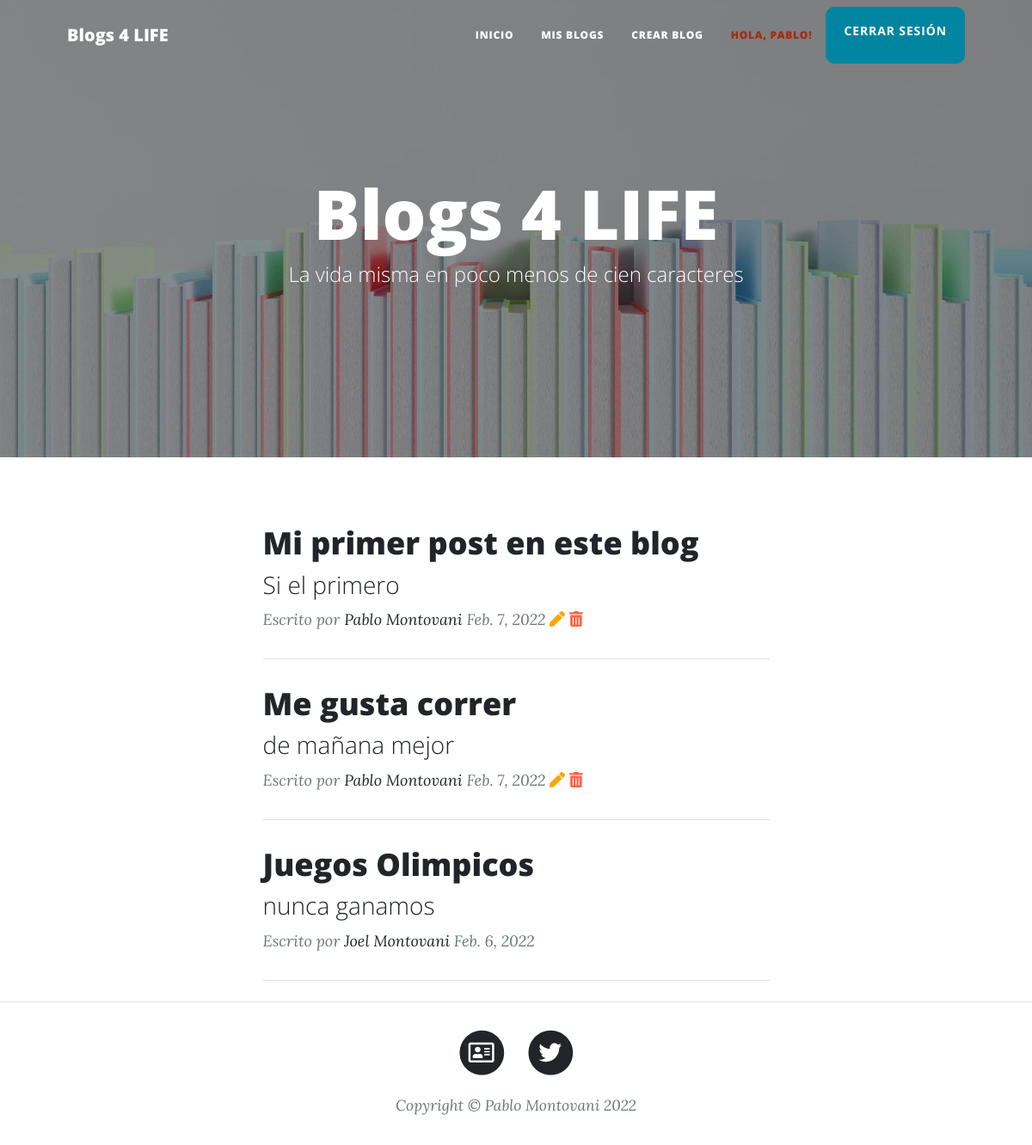
Screenshot of / (signed in) with the database file from the repository.
### BlogApp/models.py (models this page shows)
class Blog(Model):
    titulo= CharField(max_length=50)
    subtitulo= CharField(max_length=50)
    user = ForeignKey(User, on_delete=CASCADE)
    fecha= DateField()
    contenido= CharField(max_length=1000)
    imagen= ImageField(upload_to='imagenes', null=True, blank=True)

### BlogApp/views.py (the view)
# urls.py: path('', BlogListView.as_view(), name="inicio"),
class BlogListView(LoginRequiredMixin, ListView):
    model = Blog
    template_name = 'BlogApp/blogs.html'
    context_object_name = 'blogs'
    paginate_by = 10

### templates/BlogApp/blogs.html (shortened to what this page needs)
{% extends "BlogApp/inicio.html" %}
{% load static %}
{% block ContenidoBlog %}
     <div class="container px-4 px-lg-5">
        <div class="row gx-4 gx-lg-5 justify-content-center">
            <div class="col-md-10 col-lg-8 col-xl-7">
                {% if not blogs %}
                    <div class="alert alert-danger" role="alert">
                        No existen entradas en el blog.
                    </div>
                {% else %}
                    {% for blog in blogs %}
                        <div class="post-preview">
                            <a href="{% url 'blog_ver' blog.id %}">
                                <h2 class="post-title">{{blog.titulo}}</h2>
                                <h3 class="post-subtitle">{{blog.subtitulo}}</h3>
                            </a>
                            <p class="post-meta">
                                Escrito por
                                {% if blog.user.last_name %}
                                    <a href="{% url 'blog_ver_usuario' blog.user %}">{{blog.user.first_name}} {{blog.user.last_name}}</a>
                                {% else %}
                                    <a href="{% url 'blog_ver_usuario' blog.user %}">{{blog.user}}</a>
                                {% endif %}
                                {{blog.fecha}}
                                {% if blog.user == user %}
                                    <a style="font-size: 1em; color: orange;" href="">
                                        <i class="fas fa-pen"></i>
                                    </a>
                                    <a style="font-size: 1em; color: Tomato;" href="">
                                        <i class="fas fa-trash-alt"></i>
                                    </a>
                                {% endif %}
                            </p>
                        </div>
                        <hr class="my-4" />
                    {% endfor %}
                {% endif %}
            </div>
        </div>
    </div>
{% endblock %}

### templates/BlogApp/inicio.html (shortened to what this page needs)
{% extends "BlogApp/padre.html" %}
{% load static %}
{% block ContenidoPrincipal %}
    <header class="masthead" style="background-image: url('{%static 'BlogApp/assets/img/home-bg.jpg' %}')">
        <div class="container position-relative px-4 px-lg-5">
            <div class="row gx-4 gx-lg-5 justify-content-center">
                <div class="col-md-10 col-lg-8 col-xl-7">
                    <div class="site-heading">
                        <h1> Blogs 4 <span>LIFE</span></h1>
                        <span class="subheading">La vida misma en poco menos de cien caracteres </span>
                    </div>
                </div>
            </div>
        </div>
    </header>
    {% block ContenidoBlog %}
    {% endblock %}
{% endblock %}

### templates/BlogApp/padre.html (shortened to what this page needs)
<!DOCTYPE html>
<html lang="en">
    <head>
        {% load static %}
        <link href="{%static 'BlogApp/css/styles.css' %}" rel="stylesheet" />
    </head>
    <body>
        <nav class="navbar navbar-expand-lg navbar-light" id="mainNav">
            <div class="container px-4 px-lg-5">
                <a class="navbar-brand" href="{% url 'inicio' %}">Blogs 4 LIFE</a>
                <div class="collapse navbar-collapse" id="navbarResponsive">
                    <ul class="navbar-nav ms-auto py-4 py-lg-0">
                        <li class="nav-item"><a class="nav-link px-lg-3 py-3 py-lg-4" href="{% url 'inicio' %}">Inicio</a></li>
                        <li class="nav-item"><a class="nav-link px-lg-3 py-3 py-lg-4" href="{% url 'mis_blogs' %}">Mis Blogs</a></li>
                        <li class="nav-item"><a class="nav-link px-lg-3 py-3 py-lg-4" href="">Crear Blog</a></li>
                        {% if user.is_authenticated %}
                            <li class="nav-item"><a class="nav-link nav-link-user px-lg-3 py-3 py-lg-4" href="">Hola, {{user.username}}!</a></li>
                            <a class="btn btn-primary" href="{% url 'logout' %}">CERRAR SESIÓN</a>
                        {% endif %}
                    </ul>
                </div>
            </div>
        </nav>
        {% block ContenidoPrincipal %}
        {% endblock %}
        <footer class="border-top">
            <div class="container px-4 px-lg-5">
                <div class="row gx-4 gx-lg-5 justify-content-center">
                    <div class="col-md-10 col-lg-8 col-xl-7">
                        <ul class="list-inline text-center">
                            <li class="list-inline-item">
                                <a href="{% url 'about_me' %}">
                                    <span class="fa-stack fa-lg">
                                        <i class="fas fa-circle fa-stack-2x"></i>
                                        <i class="far fa-address-card fa-stack-1x fa-inverse"></i>
                                    </span>
                                </a>
                            </li>
                            <li class="list-inline-item">
                                <a href="https://twitter.com/emanuel11">
                                    <span class="fa-stack fa-lg">
                                        <i class="fas fa-circle fa-stack-2x"></i>
                                        <i class="fab fa-twitter fa-stack-1x fa-inverse"></i>
                                    </span>
                                </a>
                            </li>
                        </ul>
                        <div class="small text-center text-muted fst-italic">Copyright &copy; Pablo Montovani 2022</div>
                    </div>
                </div>
            </div>
        </footer>
    </body>
</html>

### rows the page displays
Blog: titulo "Mi primer post en este blog", subtitulo "Si el primero", user.first_name "Pablo", user.last_name "Montovani", fecha "Feb. 7, 2022"
Blog: titulo "Me gusta correr", subtitulo "de mañana mejor", user.first_name "Pablo", user.last_name "Montovani", fecha "Feb. 7, 2022"
Blog: titulo "Juegos Olimpicos", subtitulo "nunca ganamos", user.first_name "Joel", user.last_name "Montovani", fecha "Feb. 6, 2022"

### other values shown
{{ user.username }} "PABLO"
